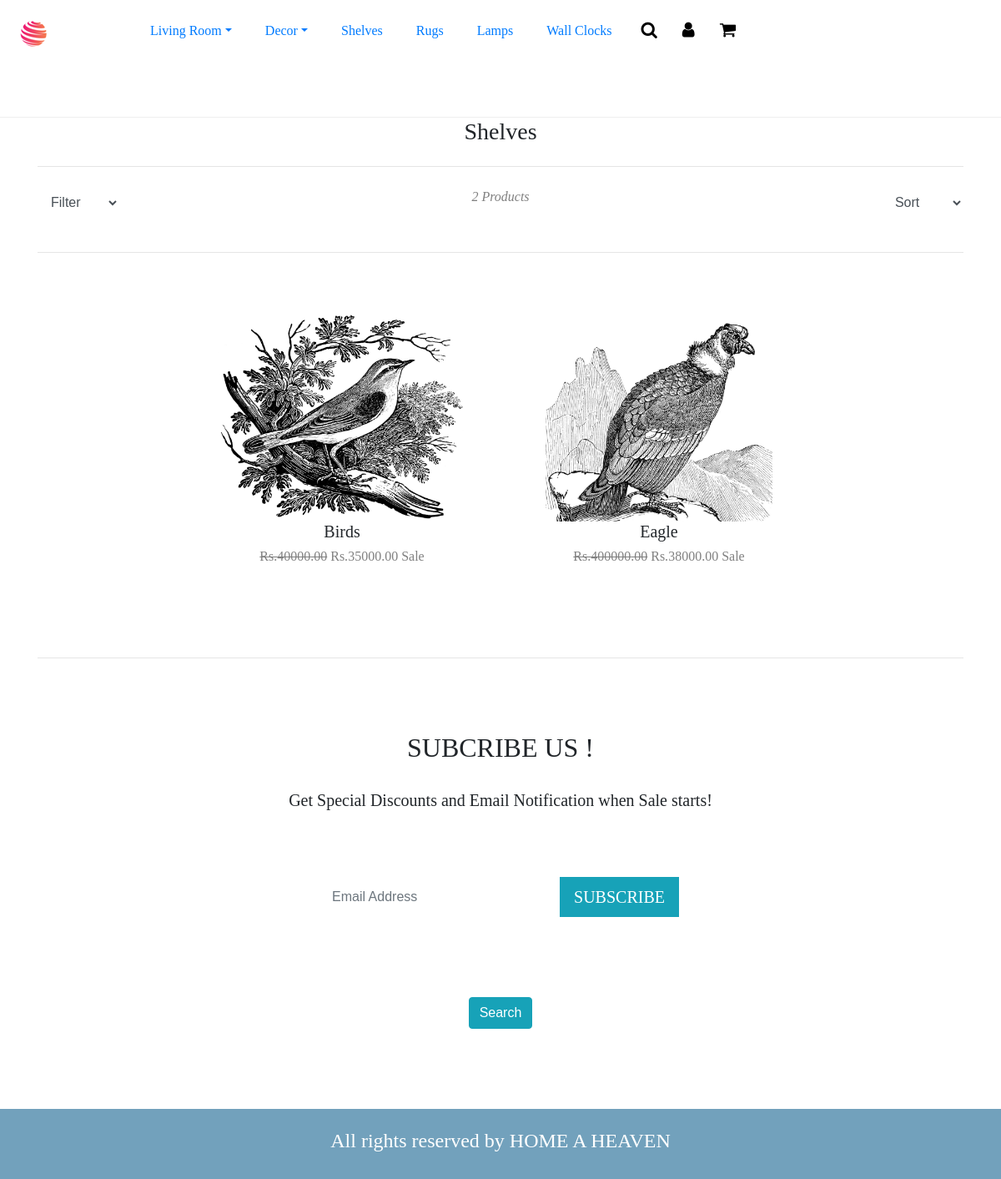
Screenshot of /index_engraving_art.php with the database file from the repository.
### tables this page shows
CREATE TABLE `products` (
  `product_id` int(255) NOT NULL,
  `title` text NOT NULL,
  `description` text NOT NULL,
  `prev_price` int(255) NOT NULL,
  `price` int(255) NOT NULL,
  `image` varchar(255) NOT NULL,
  `category` text NOT NULL,
  `sub_cat` text NOT NULL,
  `status` int(255) NOT NULL DEFAULT 1
);

### index_engraving_art.php (the view, shortened to what this page needs)
<?php
include('functions.php');
?>
<!DOCTYPE html>
<html>
<head>
<link rel="stylesheet" href="https://cdnjs.cloudflare.com/ajax/libs/font-awesome/4.7.0/css/font-awesome.min.css">
	<link rel="stylesheet" href="bst.css">
<link rel="stylesheet" type="text/css" href="style_sheet.css">
</head>
<body>
<div class="mainDiv">
	<nav id="mainNav">
		<div class="logo">
			 <a href="index.php"><img src="logo2.png" ></a>
		</div>
		<div class="list">
			<ul class="mainUl">
				<li class="dropdown"><a class="dropdown-toggle" data-toggle="dropdown" id="menu1" href="#">Living Room<span class="caret"></span></a>
				</li>
				<li class="dropdown"><a class="dropdown-toggle" data-toggle="dropdown" id="menu1" href="#">Decor<span class="caret"></span></a>
				</li>
				<li><a href="#Shelves">Shelves</a></li>
				<li><a href="#rug">Rugs</a></li>
				<li><a href="#lamps">Lamps</a></li>
				<li><a href="#clock">Wall Clocks</a></li>
			</ul>
		</div>
		<div class="icon">
			<div class="icon_div">
			<i class="fa fa-search"></i>
			<i class="fa fa-user"></i>
			<i class="fa fa-shopping-cart"></i>
			</div>
		</div>
	</nav>
	 <br><br><br>
<div class="container" id="option">
	<div class="row">
		<center><h3 style="margin-top: 60%;">Shelves</h3></center>
		<br><br><br>
	</div>
	<hr class="hr_css">
		<br>
	<div class="row">
		<div class="col" >
		<select class="form-control">
			<option>Filter</option>
		</select>
	    </div>
	    <?php
     	  $sql = "SELECT * FROM products WHERE category ='Engraving Art'";
          $result=mysqli_query($conn,$sql);
          $total_row= mysqli_num_rows($result);
	    ?>
	    <center>
	    <div class="col" style="color: gray;">
		   <i><?php echo $total_row; ?> Products</i>
	    </div>
        </center>
        <div class="col" align="right" >
        	<select class="form-control">
        		<option>Sort</option>
        	</select>
        </div>
    </div>
    <br>
      <hr class="hr_css">
<br><br><br>
<div class="row">
	<?php
	while($row=mysqli_fetch_assoc($result))
	    {
	?>
	<div class=" col-sm-4">
		<figure>
				<a href="product_detail.php">
				<?php echo "<img src='image/".$row['image']."'/>"; ?>
			</a>
			<center>
				<h5><?php  echo $row['title'];?></h5>
				<h6 style="color: gray;"><del> Rs.<?php echo $row['prev_price'];?>.00</del> Rs.<?php echo $row['price'];?>.00 Sale</h6>
			</center>
		</figure>
	</div>
    <?php }?>
</div>
</div>
<div class="container">
	<br><br><br><hr><br><br><br>
		<div class="row">
			<h2>SUBCRIBE US !</h2>
		</div>
		<br>
		<div class="row">
			<h5>Get Special Discounts and Email Notification when Sale starts!</h5>
		</div>
		<br>
		<br><br>
		<div class="row">
			<input type="text" placeholder="Email Address" class="form-control"  style="width: 25%;" name="">
			<a href="#" class="btn btn-info btn-lg" style="border-radius: 0;">
           SUBSCRIBE
        </a>
		</div>
		<br>
		<br><br><br>
		<div class="row">
			<input type="submit" class="btn btn-info" name="" value="Search">
		</div>
	</div>
<br>
<br><br>
<br>
<div class="footer" align="center">
	<label> All rights reserved by HOME A HEAVEN</label>
</div>
</div>
</body>
</html>

### style_sheet.css (style rules this page uses)
html { scroll-behavior: smooth; }
.mainDiv { height: 500%; width: 100%; }
.mainDiv { font-family: Garamond, Baskerville, "Baskerville Old Face", "Hoefler Text", "Times New Roman", serif; }
#mainNav { top:0; height: 10%; width: 100%; display: flex; position: fixed; z-index: 1; background: white; transition: background 0.4s; border-bottom: 1px solid #eee; }
#mainNav .logo { height: 100%; width: 10%; }
.logo img { margin-left: 10px; margin-top: 10px; transition: height 0.4s; }
.list .mainUl { margin-top: 4%; list-style: none; display: flex; flex-direction:row; font-size: 0; }
.list .mainUl li { padding-right: 20px; padding-left:20px; font-size: 1.0rem; }
#mainNav .icon { width: 30%; margin-top: -4px; display: flex; flex-direction: row; justify-content: space-around; }
.icon .icon_div { height: 100%; display: flex; width: 100%; margin-top:30px; }
.icon i { font-size: 1.3rem; color: black; justify-content: space-around; padding-left: 15px; padding-right: 15px; }
.hr_css { margin-bottom: 0; }
#option { height: 100%; width: 100%; }
#option .col-sm-4 { height: 100%; display: flex; justify-content: space-around; align-items: center; }
.row { justify-content: center; }
.col-sm-4 figure { height: 100%; overflow: hidden; position: relative; }
figure a { text-decoration: none; }
figure img { height: 250px; transition: all .5s linear; }
.footer { width: 100%; height: 30%; background-color: #72A1BC ; margin-bottom: 0; padding:20px; justify-content: center; align-items: center; }
.footer label { font-size: 1.5rem; color: white; justify-content: center; align-items: center; }

### index_engraving_art.php (style rules this page uses)
.form-control { width: 20%; border:none; }

### rows the page displays
products: image (picture), title "Birds", prev_price "40000", price "35000"
products: image (picture), title "Eagle", prev_price "400000", price "38000"

### other values shown
$total_row "2"
